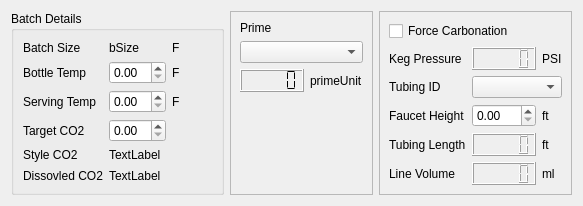
       <widget class="QWidget" name="carbonation">
        <attribute name="title">
         <string>Carbonation</string>
        </attribute>
        <layout class="QGridLayout" name="gridLayout_17">
         <item row="0" column="0">
          <widget class="QGroupBox" name="carbBatch">
           <property name="title">
            <string>Batch Details</string>
           </property>
           <layout class="QGridLayout" name="gridLayout_16">
            <item row="0" column="0">
             <widget class="QLabel" name="batchSizeLabel">
              <property name="text">
               <string>Batch Size</string>
              </property>
             </widget>
            </item>
            <item row="0" column="1">
             <widget class="QLabel" name="batchSizeValue">
              <property name="text">
               <string>bSize</string>
              </property>
             </widget>
            </item>
            <item row="0" column="2">
             <widget class="QLabel" name="batchSizeUnit">
              <property name="text">
               <string>F</string>
              </property>
             </widget>
            </item>
            <item row="1" column="0">
             <widget class="QLabel" name="botTempLabel">
              <property name="text">
               <string>Bottle Temp</string>
              </property>
             </widget>
            </item>
            <item row="1" column="1">
             <widget class="QDoubleSpinBox" name="botTempSpin"/>
            </item>
            <item row="1" column="2">
             <widget class="QLabel" name="botTempUnit">
              <property name="text">
               <string>F</string>
              </property>
             </widget>
            </item>
            <item row="2" column="0">
             <widget class="QLabel" name="servTempLabel">
              <property name="text">
               <string>Serving Temp</string>
              </property>
             </widget>
            </item>
            <item row="2" column="1">
             <widget class="QDoubleSpinBox" name="servTempSpin"/>
            </item>
            <item row="2" column="2">
             <widget class="QLabel" name="servTempUnit">
              <property name="text">
               <string>F</string>
              </property>
             </widget>
            </item>
            <item row="3" column="0">
             <widget class="QLabel" name="targetCO2Label">
              <property name="text">
               <string>Target CO2</string>
              </property>
             </widget>
            </item>
            <item row="3" column="1">
             <widget class="QDoubleSpinBox" name="targetCO2Spin"/>
            </item>
            <item row="4" column="0">
             <widget class="QLabel" name="styleCO2Label">
              <property name="text">
               <string>Style CO2</string>
              </property>
             </widget>
            </item>
            <item row="5" column="0">
             <widget class="QLabel" name="dissCO2Label">
              <property name="text">
               <string>Dissovled CO2</string>
              </property>
             </widget>
            </item>
            <item row="3" column="2">
             <spacer name="horizontalSpacer_8">
              <property name="orientation">
               <enum>Qt::Horizontal</enum>
              </property>
              <property name="sizeHint" stdset="0">
               <size>
                <width>40</width>
                <height>20</height>
               </size>
              </property>
             </spacer>
            </item>
            <item row="4" column="1">
             <widget class="QLabel" name="styleCO2Text">
              <property name="text">
               <string>TextLabel</string>
              </property>
             </widget>
            </item>
            <item row="5" column="1">
             <widget class="QLabel" name="dissCO2Text">
              <property name="text">
               <string>TextLabel</string>
              </property>
             </widget>
            </item>
           </layout>
          </widget>
         </item>
         <item row="0" column="1">
          <widget class="QFrame" name="primeFrame">
           <property name="frameShape">
            <enum>QFrame::StyledPanel</enum>
           </property>
           <property name="frameShadow">
            <enum>QFrame::Raised</enum>
           </property>
           <layout class="QFormLayout" name="formLayout">
            <item row="0" column="0">
             <widget class="QLabel" name="primeLabel">
              <property name="text">
               <string>Prime</string>
              </property>
             </widget>
            </item>
            <item row="1" column="0" colspan="2">
             <widget class="QComboBox" name="primeSugarCombo"/>
            </item>
            <item row="2" column="0">
             <widget class="QLCDNumber" name="primeValue">
              <property name="enabled">
               <bool>true</bool>
              </property>
              <property name="segmentStyle">
               <enum>QLCDNumber::Flat</enum>
              </property>
             </widget>
            </item>
            <item row="2" column="1">
             <widget class="QLabel" name="primeUnit">
              <property name="text">
               <string>primeUnit</string>
              </property>
             </widget>
            </item>
            <item row="3" column="0">
             <spacer name="verticalSpacer">
              <property name="orientation">
               <enum>Qt::Vertical</enum>
              </property>
              <property name="sizeHint" stdset="0">
               <size>
                <width>20</width>
                <height>40</height>
               </size>
              </property>
             </spacer>
            </item>
           </layout>
          </widget>
         </item>
         <item row="0" column="2">
          <widget class="QFrame" name="forceCarbFrame">
           <property name="frameShape">
            <enum>QFrame::StyledPanel</enum>
           </property>
           <property name="frameShadow">
            <enum>QFrame::Raised</enum>
           </property>
           <layout class="QGridLayout" name="gridLayout_7">
            <item row="3" column="0">
             <widget class="QLabel" name="faucHeightLabel">
              <property name="text">
               <string>Faucet Height</string>
              </property>
             </widget>
            </item>
            <item row="6" column="2">
             <widget class="QLabel" name="lineVolUnit">
              <property name="text">
               <string>ml</string>
              </property>
             </widget>
            </item>
            <item row="2" column="1" colspan="2">
             <widget class="QComboBox" name="tubingIDCombo"/>
            </item>
            <item row="4" column="2">
             <widget class="QLabel" name="tubingLenUnit">
              <property name="text">
               <string>ft</string>
              </property>
             </widget>
            </item>
            <item row="1" column="0">
             <widget class="QLabel" name="kegPressureLabel">
              <property name="text">
               <string>Keg Pressure</string>
              </property>
             </widget>
            </item>
            <item row="4" column="0">
             <widget class="QLabel" name="tubingLenLabel">
              <property name="text">
               <string>Tubing Length</string>
              </property>
             </widget>
            </item>
            <item row="1" column="2">
             <widget class="QLabel" name="kegPressureUnit">
              <property name="text">
               <string>PSI</string>
              </property>
             </widget>
            </item>
            <item row="3" column="2">
             <widget class="QLabel" name="faucHeightUnit">
              <property name="text">
               <string>ft</string>
              </property>
             </widget>
            </item>
            <item row="3" column="1">
             <widget class="QDoubleSpinBox" name="faucHeightSpin"/>
            </item>
            <item row="2" column="0">
             <widget class="QLabel" name="tubingIDLabel">
              <property name="text">
               <string>Tubing ID</string>
              </property>
             </widget>
            </item>
            <item row="6" column="0">
             <widget class="QLabel" name="lineVolLabel">
              <property name="text">
               <string>Line Volume</string>
              </property>
             </widget>
            </item>
            <item row="1" column="1">
             <widget class="QLCDNumber" name="keyPressureValue">
              <property name="segmentStyle">
               <enum>QLCDNumber::Filled</enum>
              </property>
             </widget>
            </item>
            <item row="0" column="0" colspan="3">
             <widget class="QCheckBox" name="forceCarbCheck">
              <property name="text">
               <string>Force Carbonation</string>
              </property>
             </widget>
            </item>
            <item row="4" column="1">
             <widget class="QLCDNumber" name="tubeLengthNumber"/>
            </item>
            <item row="6" column="1">
             <widget class="QLCDNumber" name="lineVolNumber">
              <property name="enabled">
               <bool>true</bool>
              </property>
              <property name="smallDecimalPoint">
               <bool>false</bool>
              </property>
              <property name="segmentStyle">
               <enum>QLCDNumber::Filled</enum>
              </property>
             </widget>
            </item>
           </layout>
          </widget>
         </item>
        </layout>
       </widget>
